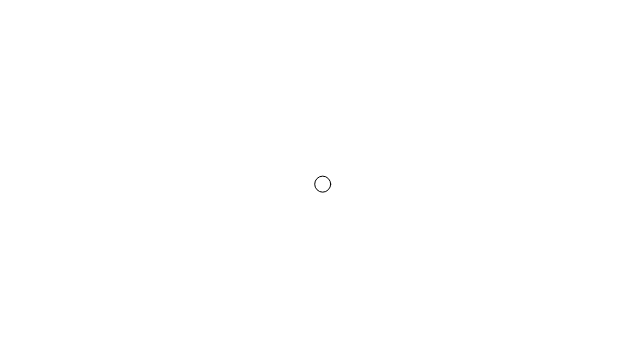
Frame 1 (no input)
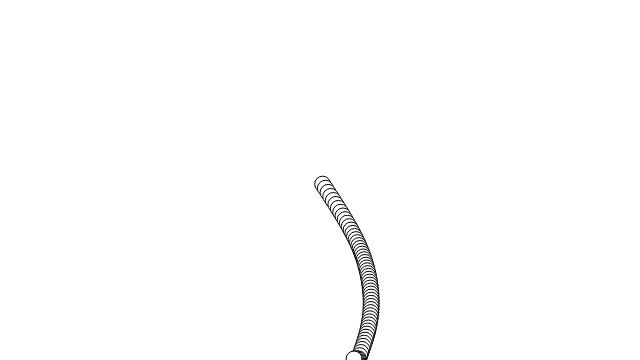
Frame 60 (no input)
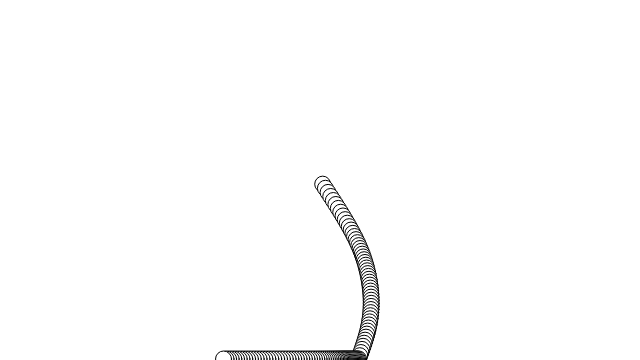
Frame 120 (the mouse pressed at the canvas centre since frame 60)

The p5.js sketch that drew these frames (run headless with seeded random() and noise() and a simulated clock; from frame 60 on, the mouse is pressed at the canvas centre):

// p5.js sketch
// ── sketch.js
/*
  In the above random walker, the result of the noise function 
  is mapped directly to the walker’s position. Create a random 
  walker where you instead map the result of the noise() 
  function to a walker's step size.
*/

let walker;

function setup() {
  background(255);
  createCanvas(640, 360);
  walker = new Walker();
}

function draw() {
  walker.step();
  walker.display();
}

class Walker {
  constructor() {
    this.x = width / 2;
    this.y = height / 2;

    this.tx = 0;
    this.ty = 10000;
  }

  display() {
    ellipse(this.x, this.y, 16, 16);
  }

  step() {
    const stepX = map(noise(this.tx), 0, 1, -8, 8);
    const stepY = map(noise(this.ty), 0, 1, -8, 8);

    this.x += stepX;
    this.y += stepY;

    this.x = constrain(this.x,0,width-1);
    this.y = constrain(this.y,0,height-1);

    this.tx += 0.007;
    this.ty += 0.007;
  }
}
